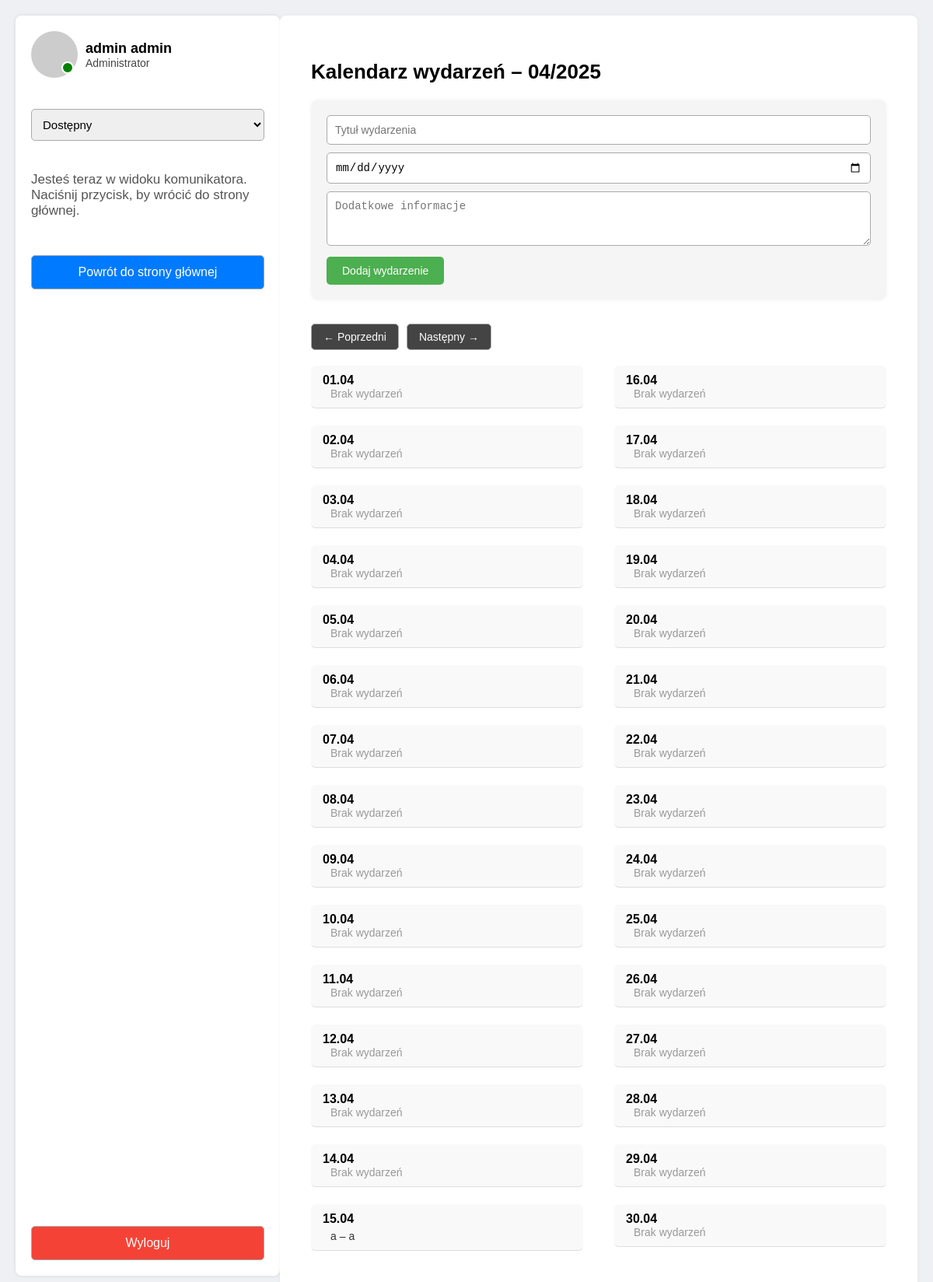
The app's page /calendar/?month=4&year=2025 (signed in) with its own data.
### users/models.py (models this page shows, shortened)
class User(AbstractUser):
    ROLE_CHOICES = [
        ('administrator', 'Administrator'),
        ('secretariat', 'Sekretariat'),
        ('user', 'Użytkownik'),
    ]
    STATUS_CHOICES = [
        ('available', 'Dostępny'),
        ('busy', 'Zajęty'),
        ('offline', 'Niedostępny'),
    ]
    rola = models.CharField(max_length=20, choices=ROLE_CHOICES, default='user')
    status = models.CharField(max_length=20, choices=STATUS_CHOICES, default='available')

class Event(models.Model):
    title = models.CharField(max_length=200)
    description = models.TextField()
    date = models.DateField()
    created_by = models.ForeignKey(settings.AUTH_USER_MODEL, on_delete=models.CASCADE)

### users/views.py (the view)
# urls.py: path("calendar/", calendar_view, name="calendar"),
@login_required
def calendar_view(request):
    year = int(request.GET.get('year', date.today().year))
    month = int(request.GET.get('month', date.today().month))
    days_in_month = monthrange(year, month)[1]
    events = Event.objects.filter(date__year=year, date__month=month)
    events_by_day = {}
    for event in events:
        events_by_day.setdefault(event.date.day, []).append(event)
    calendar_days = []
    for day in range(1, days_in_month + 1):
        calendar_days.append({
            "day": day,
            "events": events_by_day.get(day, [])
        })
        if request.user.rola == "administrator":
            return_url = "/administrator/mainpage/"
        elif request.user.rola == "secretariat":  # <- poprawione
            return_url = "/secretariat/mainpage/"
        else:
            return_url = "/user/mainpage/"
    half = len(calendar_days) // 2
    left_days = calendar_days[:half]
    right_days = calendar_days[half:]
    return render(request, "calendar/calendar.html", {
        "year": year,
        "month": month,
        "calendar_days": calendar_days,
        "left_days": left_days,
        "right_days": right_days,
        "return_url": return_url,
    })

### users/templates/calendar/calendar.html (shortened to what this page needs)
<!DOCTYPE html>
<html lang="pl">
<head>
</head>
<body>
  <div class="container">
    <div class="sidebar">
      <div class="top-section">
        <div class="profile">
          <div class="profile-pic">
            <div class="status-dot {% if request.user.status == 'available' %}green{% elif request.user.status == 'busy' %}orange{% else %}gray{% endif %}"></div>
          </div>
          <div class="user-info">
            <h2>{{ request.user.get_full_name }}</h2>
            <div class="role">{{ request.user.get_rola_display }}</div>
          </div>
        </div>
        <form method="post" action="{% url 'change_status' %}" style="margin-top: 10px;">
          <select name="status" onchange="this.form.submit()" style="width: 100%; padding: 10px; font-size: 15px; border-radius: 5px; border: 1px solid #aaa;">
            <option value="available" {% if request.user.status == 'available' %}selected{% endif %}>Dostępny</option>
          </select>
        </form>
        <p style="font-size: 17px; color: #555; margin-top: 10px;">
          Jesteś teraz w widoku komunikatora.<br>
          Naciśnij przycisk, by wrócić do strony głównej.
        </p>
        <a href="{{ return_url }}"><button class="btn back-btn">Powrót do strony głównej</button></a>
      </div>
      <form method="post" action="{% url 'logout' %}" style="margin-top: 120px;">
        <button class="btn logout-btn" type="submit">Wyloguj</button>
      </form>
    </div>
    <div class="main">
      <div class="calendar">
        <h1>Kalendarz wydarzeń – {{ month|stringformat:"02d" }}/{{ year }}</h1>
        {% if request.user.is_staff or request.user.rola == 'sekretariat' %}
           <form class="event-form" method="post" action="{% url 'add_event' %}">
            <input type="text" name="title" placeholder="Tytuł wydarzenia" required>
            <input type="date" name="date" required>
            <textarea name="description" placeholder="Dodatkowe informacje" rows="3"></textarea>
            <button type="submit">Dodaj wydarzenie</button>
          </form>
        {% else %}
          <p style="font-style: italic; color: #999;">Dodawanie wydarzeń jest dostępne tylko dla sekretariatu i administratorów.</p>
        {% endif %}
        <div class="calendar-nav">
          <a href="?month={{ month|add:"-1" }}&year={{ year }}">← Poprzedni</a>
          <a href="?month={{ month|add:"1" }}&year={{ year }}">Następny →</a>
        </div>
        <div class="calendar-grid">
          <div class="calendar-column">
            {% for day in left_days %}
              <div class="day-entry">
                <strong>{{ day.day|stringformat:"02d" }}.{{ month|stringformat:"02d" }}</strong><br>
                {% if day.events %}
                  {% for event in day.events %}
                    <div class="event">
                      {{ event.title }} – {{ event.description }}
                    </div>
                  {% endfor %}
                {% else %}
                  <div class="no-events">Brak wydarzeń</div>
                {% endif %}
              </div>
            {% endfor %}
          </div>
          <div class="calendar-column">
            {% for day in right_days %}
              <div class="day-entry">
                <strong>{{ day.day|stringformat:"02d" }}.{{ month|stringformat:"02d" }}</strong><br>
                {% if day.events %}
                  {% for event in day.events %}
                    <div class="event">
                      {{ event.title }} – {{ event.description }}
                      {% if event.created_by == request.user %}
                        <form action="{% url 'delete_event' event.id %}" method="post" style="display:inline;">
                          {% csrf_token %}
                          <button type="submit" class="delete-btn">🗑 Usuń</button>
                        </form>
                      {% endif %}
                    </div>
                  {% endfor %}
                {% else %}
                  <div class="no-events">Brak wydarzeń</div>
                {% endif %}
              </div>
            {% endfor %}
          </div>
        </div>
  </div>
</body>
</html>

### users/templates/calendar/calendar.html (style rules this page uses)
body { margin: 0; font-family: Arial, sans-serif; background-color: #eef0f3; }
.container { display: flex; height: 100vh; padding: 20px; box-sizing: border-box; }
.sidebar { width: 300px; background-color: white; padding: 20px; border-radius: 8px; box-shadow: 0 0 5px rgba(0, 0, 0, 0.1); display: flex; flex-direction: column; justify-content: space-between; gap: 30px; }
.top-section { display: flex; flex-direction: column; gap: 30px; }
.profile { display: flex; align-items: center; gap: 10px; }
.profile-pic { width: 60px; height: 60px; background-color: #ccc; border-radius: 50%; position: relative; }
.status-dot { position: absolute; bottom: 5px; right: 5px; width: 12px; height: 12px; border-radius: 50%; border: 2px solid white; }
.status-dot.green { background-color: green; }
.user-info h2 { margin: 0; font-size: 18px; }
.role { font-size: 14px; color: #444; }
.buttons button, .logout-btn, .back-btn { width: 100%; padding: 12px 20px; font-size: 16px; border: 1px solid #aaa; border-radius: 5px; cursor: pointer; text-align: center; color: #ffffff; background-color: #444; }
.back-btn { background-color: #007bff; }
.logout-btn { background-color: #f44336; }
.main { flex: 1; padding: 40px; background-color: #fff; border-radius: 8px; box-shadow: 0 0 5px rgba(0, 0, 0, 0.05); overflow-y: auto; height: 100%; }
.calendar h1 { font-size: 26px; margin-bottom: 20px; }
.calendar-nav { display: flex; gap: 10px; margin-bottom: 20px; }
.calendar-nav a { padding: 8px 15px; font-size: 14px; border: 1px solid #aaa; border-radius: 5px; background-color: #444; color: white; text-decoration: none; }
.calendar-grid { display: grid; grid-template-columns: 1fr 1fr; gap: 40px; width: 100%; }
.calendar-column { flex: 1 1 50%; min-width: 300px; display: flex; flex-direction: column; gap: 10px; }
.day-entry { margin-bottom: 12px; padding: 10px 15px; border-bottom: 1px solid #ddd; background-color: #f9f9f9; border-radius: 6px; }
.event { font-size: 14px; color: #333; padding-left: 10px; margin-top: 5px; }
.no-events { font-size: 14px; color: #999; padding-left: 10px; }
.event-form { margin-bottom: 30px; background: #f5f5f5; padding: 20px; border-radius: 10px; box-shadow: 0 0 5px rgba(0, 0, 0, 0.05); }
.event-form input, .event-form textarea { width: 100%; padding: 10px; font-size: 14px; margin-bottom: 10px; border: 1px solid #aaa; border-radius: 5px; box-sizing: border-box; }
.event-form button { padding: 10px 20px; font-size: 14px; background-color: #4caf50; color: white; border: none; border-radius: 5px; cursor: pointer; }

### records on screen
User: user.get_full_name "admin admin", user.rola "Administrator", status "Dostępny"
Event: title "a", description "a"

### other values on screen
{{ month|stringformat:"02d" }} "04"
{{ year }} "2025"
{{ day.day|stringformat:"02d" }} "01" "02" "03" "04" "05" "06" "07" "08" "09" "10" "11" "12" "13" "14" "15"
{{ month|stringformat:"02d" }} "04" "04" "04" "04" "04" "04" "04" "04" "04" "04" "04" "04" "04" "04" "04"
{{ day.day|stringformat:"02d" }} "16" "17" "18" "19" "20" "21" "22" "23" "24" "25" "26" "27" "28" "29" "30"
